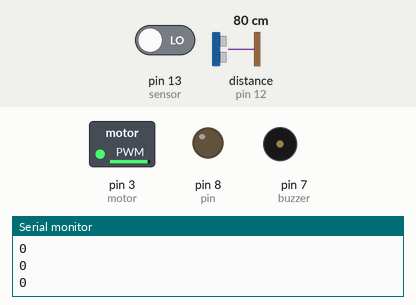
Simulated run of this sketch. Board: Arduino Uno, built with avr-gcc and run on an emulated ATmega328P. Parts: switched loads named in the sketch (green lamp = pin HIGH), output pins drawn as LEDs (lit = HIGH), buzzer (waves = sounding, pin HIGH), the last lines printed to the serial monitor. Dashed ring = blinking. Inputs (shaded band) come from the test bench; at power-on: pin 13 (sensor) LOW, distance to the obstacle (sensor on pin 12) 80 cm. The echo pulse lasts 58.3 µs per cm; pins used as bus, display or sensor lines are not drawn.

Above: at 1.2 s.
1.3 s: pin 13 (sensor) driven HIGH
At 1.45 s:
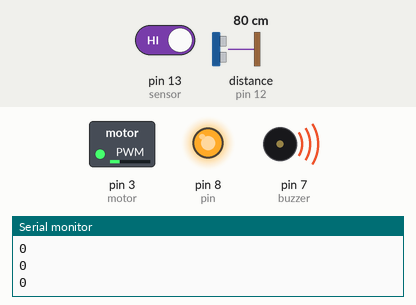
4.3 s: distance to the obstacle (sensor on pin 12) set to 34 cm
7.3 s: distance to the obstacle (sensor on pin 12) set to 27 cm
At 7.59 s:
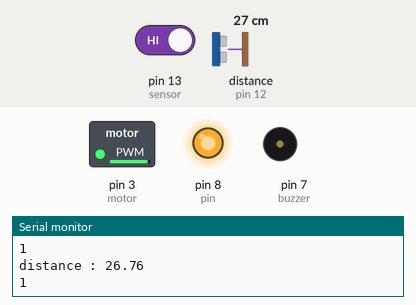
10.3 s: distance to the obstacle (sensor on pin 12) set to 120 cm
At 10.8 s:
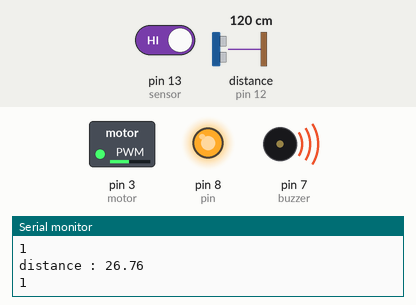
13.3 s: distance to the obstacle (sensor on pin 12) set to 250 cm
At 14.3 s:
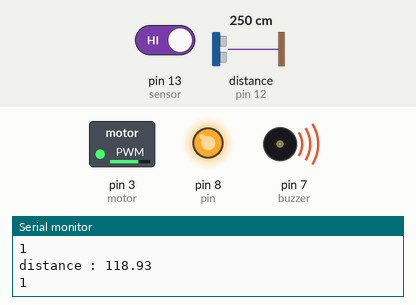
16.3 s: distance to the obstacle (sensor on pin 12) set to 2 cm
At 16.69 s:
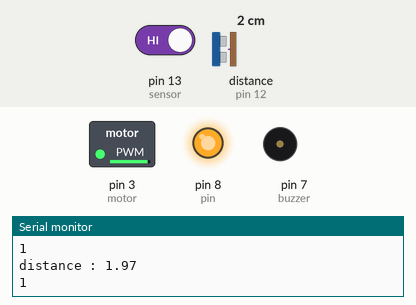
Timing chart, 0 to 20.3 s (numbered marks = the images above; inputs shaded):
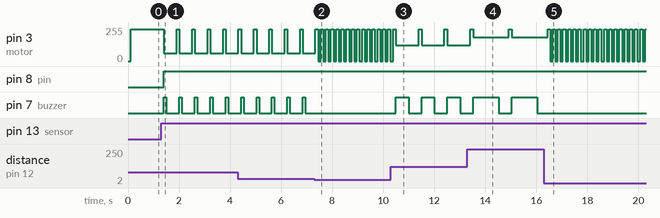

Measured:
- the behaviour switches between 31 and 30 cm on distance to the obstacle (sensor on pin 12) (found by bisection; images 1 and 2)
- after the input at 1.3 s, pin 3 (motor): alternates 240/255 for 0.11 s and 60/255 for 0.50 s, starting after 0.11 s; pin 8 (pin): LOW → HIGH after 0.10 s; pin 7 (buzzer): alternates HIGH for 0.10 s and LOW for 0.51 s, starting after 0.11 s
- after the input at 7.3 s, pin 3 (motor): alternates 240/255 for 0.10 s and 0/255 for 0.10 s, starting after 0.15 s; pin 7 (buzzer): stops changing and stays LOW
- after the input at 10.3 s, pin 3 (motor): alternates 240/255 for 0.11 s and 120/255 for 0.90 s, starting after 0.19 s; pin 7 (buzzer): alternates HIGH for 0.50 s and LOW for 0.51 s, starting after 0.19 s
- after the input at 13.3 s, pin 3 (motor): 240/255 → 180/255 after 0.23 s, → 240/255 1.4 s later, → 180/255 0.12 s later; pin 7 (buzzer): HIGH → LOW after 1.2 s, → HIGH 0.52 s later, → LOW 1.0 s later
- after the input at 16.3 s, pin 3 (motor): alternates 240/255 for 0.10 s and 0/255 for 0.10 s, starting after 0.24 s; pin 7 (buzzer): stops changing and stays LOW

The sketch:

20506.ino
```cpp
#define trig 11
#define echo 12
#define pin 8
#define buzzer 7
#define motor 3
#define sensor 13

void setup() {
  pinMode(trig, OUTPUT);
  pinMode(echo, INPUT);
  pinMode(pin, OUTPUT);
  pinMode(buzzer, OUTPUT);
  pinMode(sensor, INPUT);
  Serial.begin(9600);

}

void loop() {
  Serial.println(digitalRead(sensor));
  delay(100);
  analogWrite(motor, 240);
  int a=digitalRead(sensor);
  delay(100);
  if(a == 1){
    digitalWrite(pin,HIGH);
    digitalWrite(trig,HIGH);
    delayMicroseconds(10);
    digitalWrite(trig,LOW);
    float duration = pulseIn(echo,HIGH);
    float distance = duration * 340/10000/2;

    if (distance>200){
      analogWrite(motor,180);
      digitalWrite(buzzer,HIGH);
      delay(1000);
      digitalWrite(buzzer,LOW);
      delay(300);
    }
    else if (distance>100){
      analogWrite(motor,120);
      digitalWrite(buzzer,HIGH);
      delay(500);
      digitalWrite(buzzer,LOW);
      delay(300);
    }
    else if (distance>30){
      analogWrite(motor,60);
      digitalWrite(buzzer,HIGH);
      delay(100);
      digitalWrite(buzzer,LOW);
      delay(300);
    }
    else{
      analogWrite(motor,0);
      digitalWrite(buzzer,LOW);
    }
    Serial.print("distance : ");
    Serial.println(distance);
  }
  else{
    digitalWrite(pin,LOW);
    digitalWrite(buzzer,LOW);

  }


}
```
